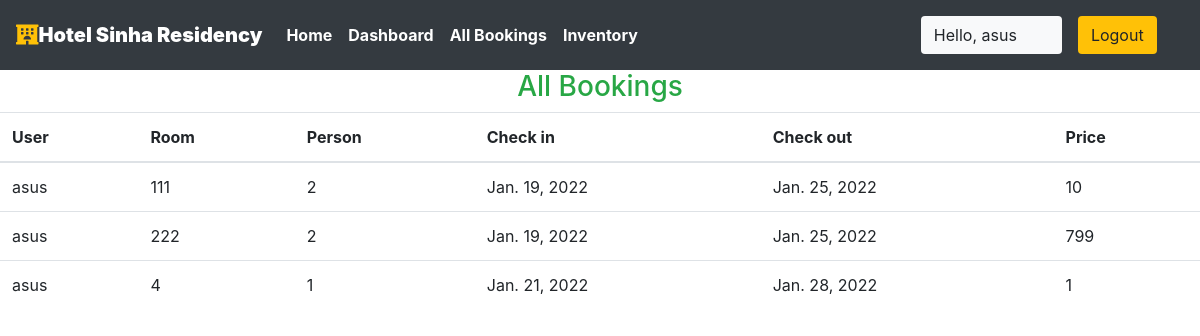
Page /staff/allbookings (signed in) on the committed database.
### sinha/models.py (models this page shows, shortened)
class Reservation(models.Model):
    PAYMENT__STATUS = (
    ("1", "PENDING"),
    ("2", "SUCCESS"),
    )
    check_in = models.DateField(auto_now =False)
    check_out = models.DateField()
    room = models.ForeignKey(Rooms, on_delete = models.CASCADE)
    guest = models.ForeignKey(User, on_delete= models.CASCADE)
    total_amount = models.CharField(max_length=100, null=True, blank=True, verbose_name="total amount")
    payment_status = models.CharField(max_length=10, choices=PAYMENT__STATUS,default=None, null=True, blank=False, verbose_name="payment sucess")
    date_time_of_payment = models.DateTimeField(default=datetime.datetime.now(), null=True, blank=True, verbose_name="date time of payment")
    razorpay_order_id = models.CharField(max_length=50, null=True, blank=True, verbose_name="Razorpay order id")
    razorpay_payment_id = models.CharField(max_length=50, null=True, blank=True, verbose_name="Razorpay payment id")
    razorpay_signature_id = models.CharField(max_length=50, null=True, blank=True, verbose_name="Razorpay signature")
    booking_id = models.CharField(max_length=100,default="null")

class Rooms(models.Model):
    ROOM_STATUS = (
    ("1", "available"),
    ("2", "not available"),
    )
    ROOM_TYPE = (
    ("1", "premium"),
    ("2", "deluxe"),
    ("3","basic"),
    )
    room_type = models.CharField(max_length=50,choices = ROOM_TYPE)
    capacity = models.IntegerField()
    price = models.IntegerField()
    size = models.IntegerField()
    hotel = models.ForeignKey(Hotels, on_delete = models.CASCADE)
    status = models.CharField(choices =ROOM_STATUS,max_length = 15)
    roomnumber = models.IntegerField()

### sinha/views.py (the view)
# urls.py: path('staff/allbookings', views.all_bookings,name="allbookigs"),
@login_required(login_url='/staff')
def all_bookings(request):
    bookings = Reservation.objects.all()
    if not bookings:
        messages.warning(request,"No Bookings Found")
    return HttpResponse(render(request,'staff/allbookings.html',{'bookings':bookings}))

### templates/staff/allbookings.html (shortened to what this page needs)
{% extends 'basic.html' %}
{% block body %}
<div class="container">
<h3 class="text-center  text-success">All Bookings </h3>
</div>
<div class="table-responsive">
<table class="table">
    <thead>
        <th>User</th>
        <th>Room</th>
        <th>Person</th>
        <th>Check in</th>
        <th>Check out</th>
        <th>Price</th>
    </thead>
    {% for each_booking in bookings %}
    <tr>
        <td>{{each_booking.guest.username}}</td>
        <td>{{each_booking.room.roomnumber}}</td>
        <td>{{each_booking.room.capacity}}</td>
        <td>{{each_booking.check_in}}</td>
        <td>{{each_booking.check_out}}</td>
        <td>{{each_booking.room.price}}</td>
    </tr>
    {% endfor %}
</table>
</div>
{% endblock body %}

### templates/basic.html (shortened to what this page needs)
{% load static %}
<!DOCTYPE html>
<!DOCTYPE html>
<html lang="en">
<head>
    <link rel="stylesheet" href="https://use.fontawesome.com/releases/v5.7.0/css/all.css">
    <link rel="stylesheet" href="{% static 'bootstrap\bootstrap.css' %}">
    <link rel="stylesheet" href="https://maxcdn.bootstrapcdn.com/bootstrap/4.5.0/css/bootstrap.min.css" >
</head>
<body style="dbackground-image: url('https://source.unsplash.com/random');height: 100%;">
    <div class="container-fluid px-0">
        <nav class="navbar navbar-expand-lg navbar-dark bg-dark font-weight-bold">
            <a class="navbar-brand text-bold bg-black " href="/"><i class="fas fa-hotel text-warning"></i><b>Hotel Sinha Residency</b></a>
            <div class="collapse navbar-collapse " id="navbarSupportedContent">
                <ul class="navbar-nav mr-auto ">
                    <li class="nav-item active">
                        <a class="nav-link" href="/home"> Home</a>
                    </li>
                    {% if user.is_staff %}
                    <li class="nav-item active">
                        <a class="nav-link" href="/staff/panel">Dashboard </a>
                    </li>
                    {% elif user.is_staff == False and user.is_authenticated %}
                    <li class="nav-item active">
                            <a class="nav-link" href="/user/bookings">My Bookings </a>
                        </li>
                    {% endif %}
                    {% if user.is_staff %}
                    <li class="nav-item active">
                            <a class="nav-link" href="/staff/allbookings">All Bookings </a>
                        </li>
                    {% endif %}
                    {% if user.is_staff %}
                    <li class="nav-item active">
                            <a class="nav-link" href="/staff/inventory">Inventory </a>
                        </li>
                    {% endif %}
                </ul>
                {% if user.is_authenticated %}
                      <button class="btn btn-group bg-light" data-toggle="modal" data-target="#forlogin">
                       Hello, {{request.user}}
                       <a href="/logout" class="nav-link">
                    <button class="btn btn-group bg-warning" data-toggle="modal" data-target="#forlogin">
                        Logout
                    </button></a>&nbsp; &nbsp;
                    </button>
                {% endif %}
            </div>
        </nav>
    </div>
    {% block body %}
    {% endblock body %}
</body>
</html>

### templates/basic.html (style rules this page uses)
a { text-decoration: none; }

### rows in the picture
Reservation: guest.username "asus", room.roomnumber "111", room.capacity "2", check_in "Jan. 19, 2022", check_out "Jan. 25, 2022", room.price "10"
Reservation: guest.username "asus", room.roomnumber "222", room.capacity "2", check_in "Jan. 19, 2022", check_out "Jan. 25, 2022", room.price "799"
Reservation: guest.username "asus", room.roomnumber "4", room.capacity "1", check_in "Jan. 21, 2022", check_out "Jan. 28, 2022", room.price "1"

### other values in the picture
{{ request.user }} "asus"
